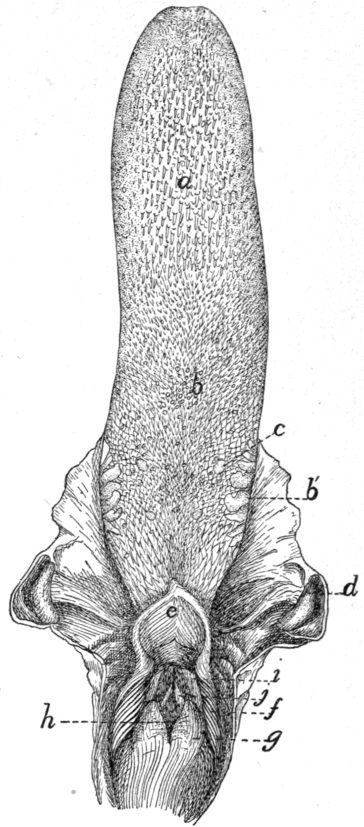
#> input picture images/smysly/tongue.webp, 728 x 1653 px (shown at 1/2 size)
$ python build95.py
#> lines starting #> are read from the running program, lines starting #| are printed output that depends on the picture
### tools/hotspots/smysly/shapes.py
# Shared by build*.py: turns the hotspot shapes into plain polygon lists for data/hotspots-kostra.js.
# Shapes are simplified, snapped to a 0.1 px grid and cut against the ones already placed (in priority
# order), so neighbouring hotspots never overlap after rounding. The atlas draws plain polygons,
# so a ring-shaped part is cut through each hole.
import shapely
from shapely.geometry import Polygon, LineString
from shapely.ops import split

GRID = 0.1
def _polys(g):
    if g.is_empty: return []
    if g.geom_type == "Polygon": return [g]
    return [q for p in getattr(g, "geoms", []) for q in _polys(p)]

def _dehole(p):
    if not p.interiors: return [p]
    cx, cy = p.interiors[0].centroid.coords[0]; x0, y0, x1, y1 = p.bounds
    return [q for g in split(p, LineString([(x0 - 1, cy), (x1 + 1, cy)])).geoms for q in _dehole(g)]

def finalize(shapes, order, tol=0.8, min_area=80):
    out = {}; taken = Polygon()
    for k in order:
        g = shapely.set_precision(shapes[k].simplify(tol).buffer(0), GRID)
        g = shapely.set_precision(g.difference(taken), GRID)
        g = shapely.set_precision(g.buffer(-0.3, join_style=2).buffer(0.3, join_style=2).intersection(g), GRID)   # open pinch points
        pieces = [shapely.set_precision(q, GRID) for p in _polys(g) for q in _dehole(p)]
        rings = []
        for q in pieces:
            for f in _polys(q):
                if f.area <= min_area: continue
                rings.append([[round(x, 1), round(y, 1)] for x, y in list(f.exterior.coords)[:-1]])
        out[k] = rings
        taken = shapely.set_precision(shapely.union_all([taken, g]), GRID)
    # second pass on the final outlines: later items give way to earlier ones
    placed = Polygon(); final = {}
    for k in order:
        rings = []
        for r in out[k]:
            for f in _polys(Polygon(r).difference(placed.buffer(0.15, join_style=2))):   # 0.15 px gap: no slivers after rounding
                if f.area <= min_area: continue
                rr = [[round(x, 1), round(y, 1)] for x, y in list(f.exterior.coords)[:-1]]
                if Polygon(rr).is_valid: rings.append(rr)
        final[k] = rings
        placed = shapely.union_all([placed] + [Polygon(r) for r in rings])
    return final

### tools/hotspots/smysly/build95.py
# Fig. 95 (tongue, images/smysly/tongue.webp): hotspots for the Jazyk tab.
# Legend (1901): a filiform papillae, b/b' fungiform papillae (b' the row of very large ones at the borders),
# c vallate papillae, d tonsils, e epiglottis. The tongue outline comes from the ink edge of each row;
# the papillae areas follow the 1901 text: filiform in front, fungiform over the middle behind them,
# vallate in two rows converging to a V. The root of the tongue behind them stays without a hotspot.
# Overlay check: ov95.png.
import os, json
import numpy as np
from PIL import Image, ImageDraw
from shapely.geometry import Polygon, LineString, box
from shapely.ops import unary_union
HERE = os.path.dirname(os.path.abspath(__file__))
ROOT = os.path.abspath(os.path.join(HERE, "..", "..", ".."))
IMG = os.path.join(ROOT, "images/smysly/tongue.webp")
a = np.array(Image.open(IMG).convert("L")); H, W = a.shape
#> after `H, W = a.shape`: H = 1653; W = 728
P = lambda pts: Polygon(pts).buffer(0)
L, R = [], []
for y in range(12, 861, 4):
    xs = np.nonzero(a[y] < 140)[0]; xs = xs[(xs > 100) & (xs < 545)]
    L.append((int(xs.min()) - 1, y)); R.append((int(xs.max()) + 1, y))
#> this loop made 213 passes
#> xs on passes 1, 6: [343, 344, 401], [311, 312, 313, 314, 315, 332, 333, 338, 339, 342, 343, 351]
#> after the loop, L = 213 pairs, first value 207 to 342, second value 12 to 860; R = 213 pairs, first value 352 to 537, second value 12 to 860
LOW_L = [(206, 900), (200, 960), (200, 1030), (206, 1080), (212, 1110)]
LOW_R = [(512, 880), (507, 950), (505, 1030), (497, 1080), (490, 1110)]
tongue = P([(372, 6)] + R + LOW_R + list(reversed(LOW_L)) + list(reversed(L)))
A_B = 720                                   # filiform (a) in front of this row, fungiform (b) behind it
G = {}
G["hrazene-papily"] = unary_union([LineString([(508, 878), (430, 940)]).buffer(17), LineString([(204, 905), (290, 935)]).buffer(17)])
G["nitkovite-papily"] = tongue.intersection(box(0, 0, W, A_B))
G["houbovite-papily"] = tongue.intersection(box(0, A_B, W, 1100))
G["hrtanova-priklopka"] = P([(342, 1138), (365, 1150), (395, 1170), (415, 1200), (415, 1240), (400, 1270), (370, 1285), (335, 1285),
                             (300, 1278), (277, 1255), (265, 1215), (275, 1180), (305, 1155)])
G["krcni-mandle"] = unary_union([P([(48, 1112), (85, 1108), (108, 1130), (112, 1170), (100, 1205), (75, 1222), (50, 1215), (40, 1180), (38, 1140)]),
                                 P([(600, 1118), (632, 1120), (652, 1145), (655, 1190), (645, 1225), (615, 1235), (585, 1215), (572, 1180), (578, 1140)])])
order = ["hrazene-papily", "nitkovite-papily", "houbovite-papily", "hrtanova-priklopka", "krcni-mandle"]
res = {}; taken = Polygon(); frame = Polygon([(0, 0), (W, 0), (W, H), (0, H)])
for k in order:
    g = G[k].intersection(frame).difference(taken)
    if k == "hrazene-papily": g = g.intersection(tongue)
    g = g.buffer(-0.3, join_style=2).buffer(0.3, join_style=2)   # open pinch points where a band meets the outline
    taken = unary_union([taken, g]); res[k] = g
#> after the loop, res = 5 items
from shapes import finalize
out = finalize(res, list(res), tol=1.0 if "95" in __file__ or "173" in __file__ else 0.8)
#> out = 5 items
json.dump(out, open(os.path.join(HERE, "hs95.json"), "w"))
im = Image.open(IMG).convert("RGBA"); ov = Image.new("RGBA", im.size); d = ImageDraw.Draw(ov)
#> after `ov = Image.new('RGBA', im.size)`: ov: PIL image 728x1653 RGBA; every value is 0
cols = [(220, 40, 40), (40, 120, 220), (30, 160, 60), (200, 120, 0), (150, 40, 200)]
for i, (k, ps) in enumerate(out.items()):
    for p in ps: d.polygon([tuple(q) for q in p], fill=cols[i] + (70,), outline=cols[i] + (255,))
    print(k, len(ps), [round(Polygon(p).area) for p in ps])
#> this loop made 5 passes
#> k on passes 1 to 5: 'hrazene-papily', 'nitkovite-papily', 'houbovite-papily', 'hrtanova-priklopka', 'krcni-mandle'
#| hrazene-papily 2 [3953, 3459]
#| nitkovite-papily 1 [187646]
#| houbovite-papily 1 [107780]
#| hrtanova-priklopka 1 [16694]
#| krcni-mandle 2 [7534, 6678]
Image.alpha_composite(im, ov).save(os.path.join(HERE, "ov95.png"))
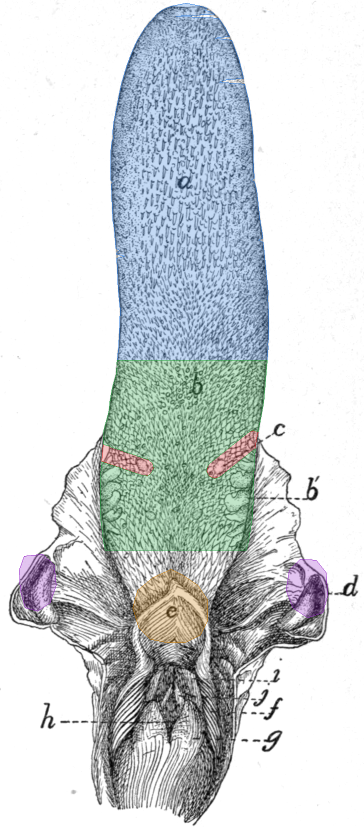
#> saved as ov95.png: PIL image 728x1653 RGBA (shown at 1/2 size); mean R, G, B, A 208.4, 214.2, 216.1, 255
